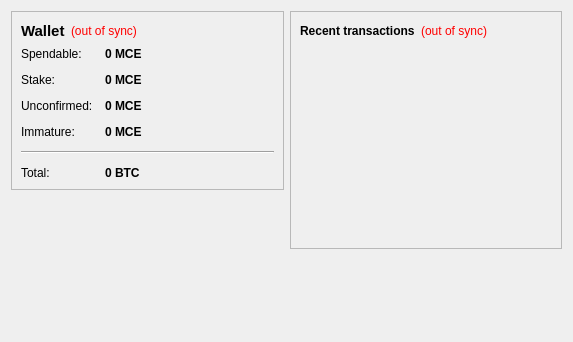
<?xml version="1.0" encoding="UTF-8"?>
<ui version="4.0">
 <class>OverviewPage</class>
 <widget class="QWidget" name="OverviewPage">
  <property name="geometry">
   <rect>
    <x>0</x>
    <y>0</y>
    <width>573</width>
    <height>342</height>
   </rect>
  </property>
  <property name="windowTitle">
   <string>Form</string>
  </property>
  <layout class="QHBoxLayout" name="horizontalLayout" stretch="1,1">
   <item>
    <layout class="QVBoxLayout" name="verticalLayout_2">
     <item>
      <widget class="QFrame" name="frame">
       <property name="frameShape">
        <enum>QFrame::StyledPanel</enum>
       </property>
       <property name="frameShadow">
        <enum>QFrame::Raised</enum>
       </property>
       <layout class="QVBoxLayout" name="verticalLayout_4">
        <item>
         <layout class="QHBoxLayout" name="horizontalLayout_4">
          <item>
           <widget class="QLabel" name="label_5">
            <property name="font">
             <font>
              <pointsize>11</pointsize>
              <weight>75</weight>
              <bold>true</bold>
             </font>
            </property>
            <property name="text">
             <string>Wallet</string>
            </property>
           </widget>
          </item>
          <item>
           <widget class="QLabel" name="labelWalletStatus">
            <property name="toolTip">
             <string>The displayed information may be out of date. Your wallet automatically synchronizes with the MerryCoin network after a connection is established, but this process has not completed yet.</string>
            </property>
            <property name="styleSheet">
             <string notr="true">QLabel { color: red; }</string>
            </property>
            <property name="text">
             <string notr="true">(out of sync)</string>
            </property>
            <property name="alignment">
             <set>Qt::AlignLeading|Qt::AlignLeft|Qt::AlignVCenter</set>
            </property>
           </widget>
          </item>
          <item>
           <spacer name="horizontalSpacer_2">
            <property name="orientation">
             <enum>Qt::Horizontal</enum>
            </property>
            <property name="sizeHint" stdset="0">
             <size>
              <width>40</width>
              <height>20</height>
             </size>
            </property>
           </spacer>
          </item>
         </layout>
        </item>
        <item>
         <layout class="QFormLayout" name="formLayout_2">
          <property name="fieldGrowthPolicy">
           <enum>QFormLayout::AllNonFixedFieldsGrow</enum>
          </property>
          <property name="horizontalSpacing">
           <number>12</number>
          </property>
          <property name="verticalSpacing">
           <number>12</number>
          </property>
          <item row="0" column="0">
           <widget class="QLabel" name="label">
            <property name="text">
             <string>Spendable:</string>
            </property>
           </widget>
          </item>
          <item row="0" column="1">
           <widget class="QLabel" name="labelBalance">
            <property name="font">
             <font>
              <weight>75</weight>
              <bold>true</bold>
             </font>
            </property>
            <property name="cursor">
             <cursorShape>IBeamCursor</cursorShape>
            </property>
            <property name="toolTip">
             <string>Your current spendable balance</string>
            </property>
            <property name="text">
             <string notr="true">0 MCE</string>
            </property>
            <property name="textInteractionFlags">
             <set>Qt::LinksAccessibleByMouse|Qt::TextSelectableByKeyboard|Qt::TextSelectableByMouse</set>
            </property>
           </widget>
          </item>
          <item row="1" column="0">
           <widget class="QLabel" name="label_6">
            <property name="text">
             <string>Stake:</string>
            </property>
           </widget>
          </item>
          <item row="1" column="1">
           <widget class="QLabel" name="labelStake">
            <property name="font">
             <font>
              <weight>75</weight>
              <bold>true</bold>
             </font>
            </property>
            <property name="cursor">
             <cursorShape>IBeamCursor</cursorShape>
            </property>
            <property name="toolTip">
             <string>Total of coins that was staked, and do not yet count toward the current balance</string>
            </property>
            <property name="text">
             <string notr="true">0 MCE</string>
            </property>
            <property name="textInteractionFlags">
             <set>Qt::LinksAccessibleByMouse|Qt::TextSelectableByKeyboard|Qt::TextSelectableByMouse</set>
            </property>
           </widget>
          </item>
          <item row="2" column="0">
           <widget class="QLabel" name="label_3">
            <property name="text">
             <string>Unconfirmed:</string>
            </property>
           </widget>
          </item>
          <item row="2" column="1">
           <widget class="QLabel" name="labelUnconfirmed">
            <property name="font">
             <font>
              <weight>75</weight>
              <bold>true</bold>
             </font>
            </property>
            <property name="cursor">
             <cursorShape>IBeamCursor</cursorShape>
            </property>
            <property name="toolTip">
             <string>Total of transactions that have yet to be confirmed, and do not yet count toward the current balance</string>
            </property>
            <property name="text">
             <string notr="true">0 MCE</string>
            </property>
            <property name="textInteractionFlags">
             <set>Qt::LinksAccessibleByMouse|Qt::TextSelectableByKeyboard|Qt::TextSelectableByMouse</set>
            </property>
           </widget>
          </item>
          <item row="3" column="0">
           <widget class="QLabel" name="labelImmatureText">
            <property name="text">
             <string>Immature:</string>
            </property>
           </widget>
          </item>
          <item row="3" column="1">
           <widget class="QLabel" name="labelImmature">
            <property name="font">
             <font>
              <weight>75</weight>
              <bold>true</bold>
             </font>
            </property>
            <property name="toolTip">
             <string>Mined balance that has not yet matured</string>
            </property>
            <property name="text">
             <string notr="true">0 MCE</string>
            </property>
            <property name="textInteractionFlags">
             <set>Qt::LinksAccessibleByMouse|Qt::TextSelectableByKeyboard|Qt::TextSelectableByMouse</set>
            </property>
           </widget>
          </item>
          <item row="4" column="0" colspan="2">
           <widget class="Line" name="line">
            <property name="orientation">
             <enum>Qt::Horizontal</enum>
            </property>
           </widget>
          </item>
          <item row="5" column="0">
           <widget class="QLabel" name="labelTotalText">
            <property name="text">
             <string>Total:</string>
            </property>
           </widget>
          </item>
          <item row="5" column="1">
           <widget class="QLabel" name="labelTotal">
            <property name="font">
             <font>
              <weight>75</weight>
              <bold>true</bold>
             </font>
            </property>
            <property name="cursor">
             <cursorShape>IBeamCursor</cursorShape>
            </property>
            <property name="toolTip">
             <string>Your current total balance</string>
            </property>
            <property name="text">
             <string notr="true">0 BTC</string>
            </property>
            <property name="textInteractionFlags">
             <set>Qt::LinksAccessibleByMouse|Qt::TextSelectableByKeyboard|Qt::TextSelectableByMouse</set>
            </property>
           </widget>
          </item>
         </layout>
        </item>
       </layout>
      </widget>
     </item>
     <item>
      <spacer name="verticalSpacer">
       <property name="orientation">
        <enum>Qt::Vertical</enum>
       </property>
       <property name="sizeHint" stdset="0">
        <size>
         <width>20</width>
         <height>40</height>
        </size>
       </property>
      </spacer>
     </item>
    </layout>
   </item>
   <item>
    <layout class="QVBoxLayout" name="verticalLayout_3">
     <item>
      <widget class="QFrame" name="frame_2">
       <property name="frameShape">
        <enum>QFrame::StyledPanel</enum>
       </property>
       <property name="frameShadow">
        <enum>QFrame::Raised</enum>
       </property>
       <layout class="QVBoxLayout" name="verticalLayout">
        <item>
         <layout class="QHBoxLayout" name="horizontalLayout_2">
          <item>
           <widget class="QLabel" name="label_4">
            <property name="text">
             <string>&lt;b&gt;Recent transactions&lt;/b&gt;</string>
            </property>
           </widget>
          </item>
          <item>
           <widget class="QLabel" name="labelTransactionsStatus">
            <property name="toolTip">
             <string>The displayed information may be out of date. Your wallet automatically synchronizes with the MerryCoin network after a connection is established, but this process has not completed yet.</string>
            </property>
            <property name="styleSheet">
             <string notr="true">QLabel { color: red; }</string>
            </property>
            <property name="text">
             <string notr="true">(out of sync)</string>
            </property>
            <property name="alignment">
             <set>Qt::AlignRight|Qt::AlignTrailing|Qt::AlignVCenter</set>
            </property>
           </widget>
          </item>
          <item>
           <spacer name="horizontalSpacer">
            <property name="orientation">
             <enum>Qt::Horizontal</enum>
            </property>
            <property name="sizeHint" stdset="0">
             <size>
              <width>40</width>
              <height>20</height>
             </size>
            </property>
           </spacer>
          </item>
         </layout>
        </item>
        <item>
         <widget class="QListView" name="listTransactions">
          <property name="styleSheet">
           <string notr="true">QListView { background: transparent; }</string>
          </property>
          <property name="frameShape">
           <enum>QFrame::NoFrame</enum>
          </property>
          <property name="verticalScrollBarPolicy">
           <enum>Qt::ScrollBarAlwaysOff</enum>
          </property>
          <property name="horizontalScrollBarPolicy">
           <enum>Qt::ScrollBarAlwaysOff</enum>
          </property>
          <property name="selectionMode">
           <enum>QAbstractItemView::NoSelection</enum>
          </property>
         </widget>
        </item>
       </layout>
      </widget>
     </item>
     <item>
      <spacer name="verticalSpacer_2">
       <property name="orientation">
        <enum>Qt::Vertical</enum>
       </property>
       <property name="sizeHint" stdset="0">
        <size>
         <width>20</width>
         <height>40</height>
        </size>
       </property>
      </spacer>
     </item>
    </layout>
   </item>
  </layout>
 </widget>
 <resources/>
 <connections/>
</ui>
